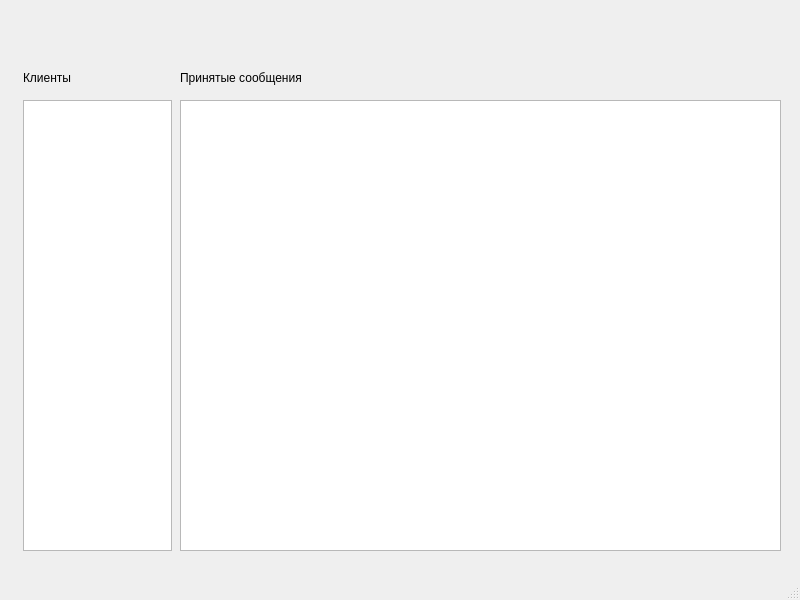
<?xml version="1.0" encoding="UTF-8"?>
<ui version="4.0">
 <class>MainWindow</class>
 <widget class="QMainWindow" name="MainWindow">
  <property name="geometry">
   <rect>
    <x>0</x>
    <y>0</y>
    <width>800</width>
    <height>600</height>
   </rect>
  </property>
  <property name="windowTitle">
   <string>MainWindow</string>
  </property>
  <widget class="QWidget" name="centralwidget">
   <widget class="QListWidget" name="clientListWidget">
    <property name="geometry">
     <rect>
      <x>23</x>
      <y>100</y>
      <width>149</width>
      <height>451</height>
     </rect>
    </property>
    <property name="font">
     <font>
      <pointsize>20</pointsize>
     </font>
    </property>
   </widget>
   <widget class="QLabel" name="label_2">
    <property name="geometry">
     <rect>
      <x>23</x>
      <y>61</y>
      <width>107</width>
      <height>33</height>
     </rect>
    </property>
    <property name="text">
     <string>Клиенты</string>
    </property>
   </widget>
   <widget class="QLabel" name="label_3">
    <property name="geometry">
     <rect>
      <x>180</x>
      <y>61</y>
      <width>267</width>
      <height>33</height>
     </rect>
    </property>
    <property name="text">
     <string>Принятые сообщения</string>
    </property>
   </widget>
   <widget class="QTextEdit" name="chatEdit">
    <property name="geometry">
     <rect>
      <x>180</x>
      <y>100</y>
      <width>601</width>
      <height>451</height>
     </rect>
    </property>
    <property name="readOnly">
     <bool>true</bool>
    </property>
   </widget>
  </widget>
  <widget class="QMenuBar" name="menubar">
   <property name="geometry">
    <rect>
     <x>0</x>
     <y>0</y>
     <width>800</width>
     <height>21</height>
    </rect>
   </property>
  </widget>
  <widget class="QStatusBar" name="statusbar"/>
 </widget>
 <resources/>
 <connections/>
</ui>
